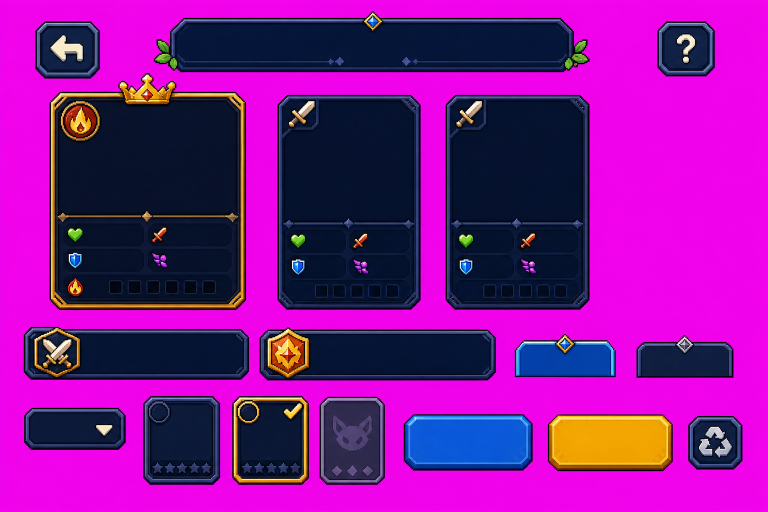
#> input picture 美术开发/元素提取/team/team_ui_image2_sheet.png, 1536 x 1024 px (shown at 1/2 size)
$ python split_team_image2_assets.py
#> lines starting #> are read from the running program, lines starting #| are printed output that depends on the picture
#!/usr/bin/env python3
from __future__ import annotations

import shutil
from pathlib import Path

from PIL import Image


ROOT = Path(__file__).resolve().parents[2]
EXTRACT_DIR = ROOT / "美术开发" / "元素提取" / "team"
FORMAL_DIR = ROOT / "美术开发" / "正式拆分" / "team"
RUNTIME_DIR = ROOT / "assets" / "images" / "team"
COMMON_MONSTER_DIR = ROOT / "assets" / "images" / "battle" / "monsters"
KEY = (255, 0, 255)


def ensure_dirs() -> None:
    for path in [
        EXTRACT_DIR,
        FORMAL_DIR / "ui",
        FORMAL_DIR / "monsters",
        FORMAL_DIR / "icons",
        RUNTIME_DIR,
        COMMON_MONSTER_DIR,
    ]:
        path.mkdir(parents=True, exist_ok=True)


def chroma_to_alpha(img: Image.Image) -> Image.Image:
    rgba = img.convert("RGBA")
    pixels = rgba.load()
    width, height = rgba.size
    for y in range(height):
        for x in range(width):
            r, g, b, a = pixels[x, y]
            dist = abs(r - KEY[0]) + abs(g - KEY[1]) + abs(b - KEY[2])
            if dist < 70:
                pixels[x, y] = (r, g, b, 0)
            elif dist < 155:
                pixels[x, y] = (r, g, b, int(a * (dist - 70) / 85))
    return rgba


def trim_alpha(img: Image.Image, padding: int = 3) -> Image.Image:
    bbox = img.getchannel("A").getbbox()
    if bbox is None:
        return img
    left = max(0, bbox[0] - padding)
    top = max(0, bbox[1] - padding)
    right = min(img.width, bbox[2] + padding)
    bottom = min(img.height, bbox[3] + padding)
    return img.crop((left, top, right, bottom))


def crop_save(sheet: Image.Image, box: tuple[int, int, int, int], out_path: Path) -> None:
    out_path.parent.mkdir(parents=True, exist_ok=True)
    asset = trim_alpha(chroma_to_alpha(sheet.crop(box)))
    asset.save(out_path)


def split_ui() -> None:
    sheet = Image.open(EXTRACT_DIR / "team_ui_image2_sheet.png")
#> sheet is the input picture: PIL image 1536x1024 RGB; mean R, G, B 132.4, 21.5, 144.3
    boxes = {
        "ui_back_button.png": (55, 40, 215, 175),
        "ui_header_bar.png": (315, 35, 1165, 165),
        "ui_help_button.png": (1310, 40, 1435, 170),
        "ui_leader_card.png": (60, 175, 525, 635),
        "ui_member_card.png": (545, 195, 855, 630),
        "ui_member_card_alt.png": (890, 195, 1205, 630),
        "ui_power_banner.png": (45, 655, 505, 770),
        "ui_leader_skill_banner.png": (520, 655, 1010, 770),
        "ui_filter_tab_selected.png": (1030, 685, 1235, 780),
        "ui_filter_tab_normal.png": (1270, 690, 1470, 780),
        "ui_sort_dropdown.png": (45, 815, 255, 905),
        "ui_roster_card.png": (280, 790, 445, 985),
        "ui_roster_card_selected.png": (460, 790, 630, 985),
        "ui_empty_slot.png": (640, 790, 790, 985),
        "ui_btn_cancel.png": (805, 825, 1075, 940),
        "ui_btn_save.png": (1095, 825, 1370, 940),
        "ui_btn_disassemble.png": (1375, 825, 1495, 940),
    }
    for name, box in boxes.items():
        crop_save(sheet, box, FORMAL_DIR / "ui" / name)
        shutil.copy2(FORMAL_DIR / "ui" / name, RUNTIME_DIR / name)
#> this loop made 17 passes
#> pass 1, in chroma_to_alpha, `rgba = img.convert("RGBA")`:
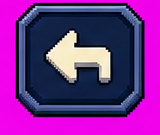
#> rgba: PIL image 160x135 RGBA; mean R, G, B, A 118.5, 41.9, 140.1, 255
#> pass 1, in crop_save, `asset = trim_alpha(chroma_to_alpha(sheet.crop(box)))`:
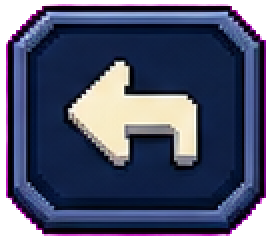
#> asset: PIL image 136x121 RGBA (shown 2 times larger); mean R, G, B, A 80.4, 54.3, 110.8, 220.9; transparent parts drawn white
#> pass 2, in chroma_to_alpha (call 2), `rgba = img.convert("RGBA")`:
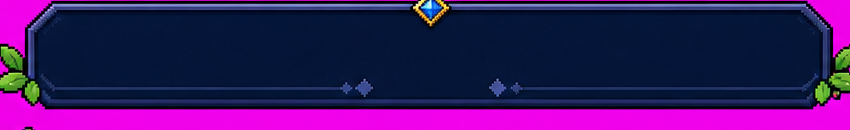
#> rgba: PIL image 850x130 RGBA; mean R, G, B, A 58.5, 23.5, 95.2, 255
#> pass 2, in crop_save (call 2), `asset = trim_alpha(chroma_to_alpha(sheet.crop(box)))`:
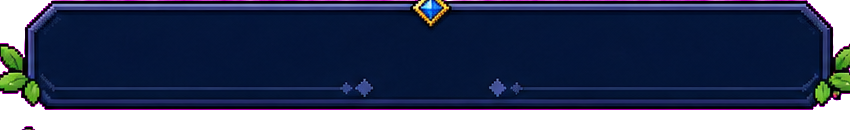
#> asset: PIL image 850x130 RGBA; mean R, G, B, A 58.5, 23.5, 95.2, 207.1; transparent parts drawn white


def split_icons() -> None:
    names = [
        "icon_power_swords.png",
        "icon_leader_crown.png",
        "icon_stat_hp.png",
        "icon_stat_atk.png",
        "icon_stat_def.png",
        "icon_stat_spd.png",
        "icon_element_fire_candidate.png",
        "icon_element_water_candidate.png",
        "icon_element_grass_candidate.png",
        "icon_check.png",
    ]
#> (the run stopped early here; a loop or call above may not have finished)
